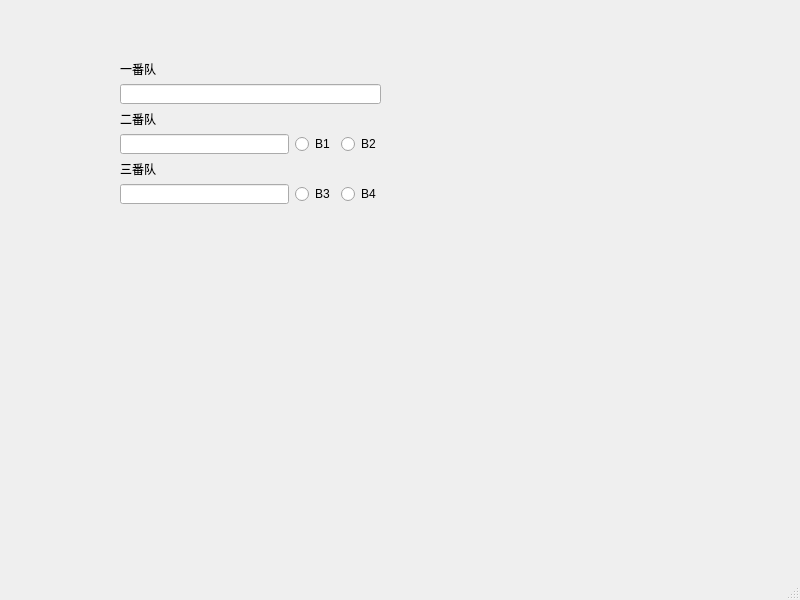
<?xml version="1.0" encoding="UTF-8"?>
<ui version="4.0">
 <class>MainWindow</class>
 <widget class="QMainWindow" name="MainWindow">
  <property name="geometry">
   <rect>
    <x>0</x>
    <y>0</y>
    <width>800</width>
    <height>600</height>
   </rect>
  </property>
  <property name="windowTitle">
   <string>MainWindow</string>
  </property>
  <widget class="QWidget" name="centralwidget">
   <widget class="QWidget" name="">
    <property name="geometry">
     <rect>
      <x>120</x>
      <y>60</y>
      <width>261</width>
      <height>144</height>
     </rect>
    </property>
    <layout class="QVBoxLayout" name="verticalLayout">
     <item>
      <widget class="QLabel" name="label">
       <property name="text">
        <string>一番队</string>
       </property>
      </widget>
     </item>
     <item>
      <widget class="QLineEdit" name="lineEdit"/>
     </item>
     <item>
      <widget class="QLabel" name="label_2">
       <property name="text">
        <string>二番队</string>
       </property>
      </widget>
     </item>
     <item>
      <layout class="QHBoxLayout" name="horizontalLayout_2">
       <item>
        <widget class="QLineEdit" name="lineEdit_2"/>
       </item>
       <item>
        <widget class="QRadioButton" name="radioButton">
         <property name="text">
          <string>B1</string>
         </property>
        </widget>
       </item>
       <item>
        <widget class="QRadioButton" name="radioButton_2">
         <property name="text">
          <string>B2</string>
         </property>
        </widget>
       </item>
      </layout>
     </item>
     <item>
      <widget class="QLabel" name="label_3">
       <property name="text">
        <string>三番队</string>
       </property>
      </widget>
     </item>
     <item>
      <layout class="QHBoxLayout" name="horizontalLayout">
       <item>
        <widget class="QLineEdit" name="lineEdit_3"/>
       </item>
       <item>
        <widget class="QRadioButton" name="radioButton_3">
         <property name="text">
          <string>B3</string>
         </property>
        </widget>
       </item>
       <item>
        <widget class="QRadioButton" name="radioButton_4">
         <property name="text">
          <string>B4</string>
         </property>
        </widget>
       </item>
      </layout>
     </item>
    </layout>
   </widget>
  </widget>
  <widget class="QMenuBar" name="menubar">
   <property name="geometry">
    <rect>
     <x>0</x>
     <y>0</y>
     <width>800</width>
     <height>23</height>
    </rect>
   </property>
  </widget>
  <widget class="QStatusBar" name="statusbar"/>
 </widget>
 <resources/>
 <connections/>
</ui>
